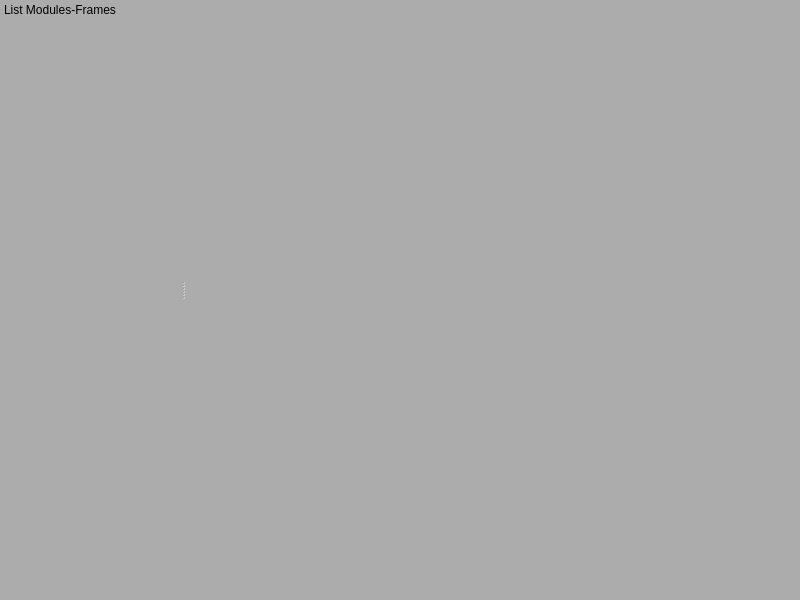
<?xml version="1.0" encoding="UTF-8"?>
<ui version="4.0">
 <class>EditWindow</class>
 <widget class="QMainWindow" name="EditWindow">
  <property name="geometry">
   <rect>
    <x>0</x>
    <y>0</y>
    <width>800</width>
    <height>600</height>
   </rect>
  </property>
  <property name="windowTitle">
   <string>MainWindow</string>
  </property>
  <property name="styleSheet">
   <string notr="true">background-color: rgb(172, 172, 172);</string>
  </property>
  <widget class="QWidget" name="centralwidget">
   <layout class="QHBoxLayout" name="horizontalLayout">
    <item>
     <layout class="QVBoxLayout" name="verticalLayout"/>
    </item>
   </layout>
  </widget>
  <widget class="QMenuBar" name="menubar">
   <property name="geometry">
    <rect>
     <x>0</x>
     <y>0</y>
     <width>800</width>
     <height>18</height>
    </rect>
   </property>
  </widget>
  <widget class="QStatusBar" name="statusbar"/>
  <widget class="QDockWidget" name="dockWidget">
   <property name="minimumSize">
    <size>
     <width>180</width>
     <height>121</height>
    </size>
   </property>
   <property name="maximumSize">
    <size>
     <width>1000</width>
     <height>524287</height>
    </size>
   </property>
   <property name="styleSheet">
    <string notr="true"/>
   </property>
   <property name="features">
    <set>QDockWidget::NoDockWidgetFeatures</set>
   </property>
   <property name="windowTitle">
    <string>List Modules-Frames</string>
   </property>
   <attribute name="dockWidgetArea">
    <number>1</number>
   </attribute>
   <widget class="QWidget" name="dockWidgetContents">
    <layout class="QHBoxLayout" name="horizontalLayout_3">
     <property name="spacing">
      <number>0</number>
     </property>
     <property name="margin">
      <number>0</number>
     </property>
     <item>
      <layout class="QHBoxLayout" name="horizontalLayout_2">
       <property name="topMargin">
        <number>0</number>
       </property>
      </layout>
     </item>
    </layout>
   </widget>
  </widget>
 </widget>
 <resources/>
 <connections/>
</ui>
